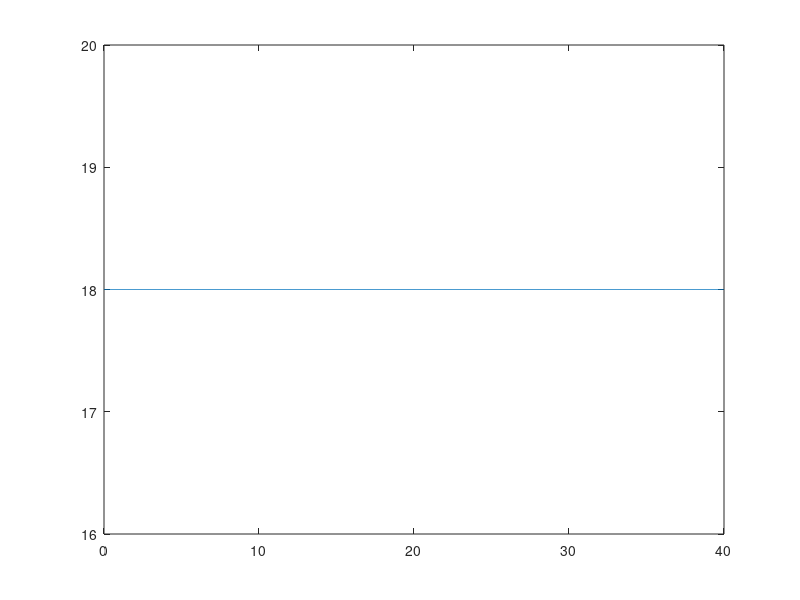

MATLAB code to generate this figure: (Note: this script raises an error after producing the figure.)
clear all;
close all;
clc;

%%
FileName = 'UniformConstant_URef_18';

%% Preprocessing
% time
T           = 40;                   % [s]   simulation length
dt          = 1/40;               	% [s]   simulation time step

% wind
V_hub       = 18;                   % [m/s] mean wind speed at hub height 

% calculation of wind signals
t           = 0:dt:T-dt;

u           = ones(1, length(t)).*V_hub;



figure()
plot(t,u)


% Some variables required in the Type 4 wind: Bladed style
HubHeight   = 150;
dy          = 150;
dz          = 150;
Ny          = 3;
Nz          = 3;
URef        = V_hub;
zOffset     = HubHeight;
z0          = 0.1;          % the rougthness length, not really used


SummVars(1) = HubHeight;    % HubHeight
SummVars(3) = URef;

velocity    = zeros(max(size(t)),3,Ny,Nz);
% prepare to write out
for iy = 1:Ny
    for iz = 1:Nz
        velocity(:,1,iy,iz) = u;
    end
end

% here we use std u for v and w components, to avoid dividing by zero
SummVars(4) = 0.1;
SummVars(5) = 0.1;
SummVars(6) = 0.1;

disp('Exporting rotor plane wind field as ".wnd" binary files...')
% write the .wnd
WriteBLgrid([FileName '.wnd'], velocity, dy, dz, dt, zOffset, z0, SummVars)

% Now write a sum file
fileID    = fopen([FileName '.sum'],'w');
fprintf(fileID,'This summary file is not complete it only contains required information for the OpenFAST');
fprintf(fileID,'\n');
fprintf(fileID,'F        Clockwise rotation when looking downwind?\n');
fprintf(fileID,[num2str(SummVars(1)) '  Hub height [m] \n']);
fprintf(fileID,['UBar   =  ' num2str(SummVars(3)) ' m/s \n']);
fprintf(fileID,['TI(u)  =  ' num2str(SummVars(4)) ' %%\n']);
fprintf(fileID,['TI(v)  =  ' num2str(SummVars(5)) ' %%\n']);
fprintf(fileID,['TI(w)  =  ' num2str(SummVars(6)) ' %%\n']);
fprintf(fileID,['Height Offset =  ' num2str(0) ' m\n']);
fprintf(fileID,'Creating a PERIODIC output file.');
fclose(fileID);

